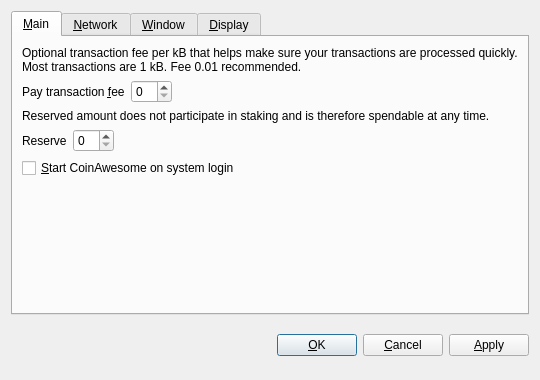
<?xml version="1.0" encoding="UTF-8"?>
<ui version="4.0">
 <class>OptionsDialog</class>
 <widget class="QDialog" name="OptionsDialog">
  <property name="geometry">
   <rect>
    <x>0</x>
    <y>0</y>
    <width>540</width>
    <height>380</height>
   </rect>
  </property>
  <property name="windowTitle">
   <string>Options</string>
  </property>
  <property name="modal">
   <bool>true</bool>
  </property>
  <layout class="QVBoxLayout" name="verticalLayout">
   <item>
    <widget class="QTabWidget" name="tabWidget">
     <property name="tabPosition">
      <enum>QTabWidget::North</enum>
     </property>
     <property name="currentIndex">
      <number>0</number>
     </property>
     <widget class="QWidget" name="tabMain">
      <attribute name="title">
       <string>&amp;Main</string>
      </attribute>
      <layout class="QVBoxLayout" name="verticalLayout_Main">
       <item>
        <widget class="QLabel" name="transactionFeeInfoLabel">
         <property name="text">
          <string>Optional transaction fee per kB that helps make sure your transactions are processed quickly. Most transactions are 1 kB. Fee 0.01 recommended.</string>
         </property>
         <property name="textFormat">
          <enum>Qt::PlainText</enum>
         </property>
         <property name="wordWrap">
          <bool>true</bool>
         </property>
        </widget>
       </item>
       <item>
        <layout class="QHBoxLayout" name="horizontalLayoutFee">
         <item>
          <widget class="QLabel" name="transactionFeeLabel">
           <property name="text">
            <string>Pay transaction &amp;fee</string>
           </property>
           <property name="textFormat">
            <enum>Qt::PlainText</enum>
           </property>
           <property name="buddy">
            <cstring>transactionFee</cstring>
           </property>
          </widget>
         </item>
         <item>
          <widget class="BitcoinAmountField" name="transactionFee"/>
         </item>
         <item>
          <spacer name="horizontalSpacerFee">
           <property name="orientation">
            <enum>Qt::Horizontal</enum>
           </property>
           <property name="sizeHint" stdset="0">
            <size>
             <width>40</width>
             <height>20</height>
            </size>
           </property>
          </spacer>
         </item>
        </layout>
       </item>
       <item>
        <widget class="QLabel" name="reserveBalanceInfoLabel">
         <property name="text">
          <string>Reserved amount does not participate in staking and is therefore spendable at any time.</string>
         </property>
         <property name="textFormat">
          <enum>Qt::PlainText</enum>
         </property>
         <property name="wordWrap">
          <bool>true</bool>
         </property>
        </widget>
       </item>
       <item>
        <layout class="QHBoxLayout" name="horizontalLayoutReserveBalance">
         <item>
          <widget class="QLabel" name="reserveBalanceLabel">
           <property name="text">
            <string>Reserve</string>
           </property>
           <property name="textFormat">
            <enum>Qt::PlainText</enum>
           </property>
           <property name="buddy">
            <cstring>reserveBalance</cstring>
           </property>
          </widget>
         </item>
         <item>
          <widget class="BitcoinAmountField" name="reserveBalance"/>
         </item>
         <item>
          <spacer name="horizontalSpacerReserveBalance">
           <property name="orientation">
            <enum>Qt::Horizontal</enum>
           </property>
           <property name="sizeHint" stdset="0">
            <size>
             <width>40</width>
             <height>20</height>
            </size>
           </property>
          </spacer>
         </item>
        </layout>
       </item>
       <item>
        <widget class="QCheckBox" name="bitcoinAtStartup">
         <property name="toolTip">
          <string>Automatically start CoinAwesome after logging in to the system.</string>
         </property>
         <property name="text">
          <string>&amp;Start CoinAwesome on system login</string>
         </property>
        </widget>
       </item>
       <item>
        <spacer name="verticalSpacer_Main">
         <property name="orientation">
          <enum>Qt::Vertical</enum>
         </property>
         <property name="sizeHint" stdset="0">
          <size>
           <width>20</width>
           <height>40</height>
          </size>
         </property>
        </spacer>
       </item>
      </layout>
     </widget>
     <widget class="QWidget" name="tabNetwork">
      <attribute name="title">
       <string>&amp;Network</string>
      </attribute>
      <layout class="QVBoxLayout" name="verticalLayout_Network">
       <item>
        <widget class="QCheckBox" name="mapPortUpnp">
         <property name="toolTip">
          <string>Automatically open the CoinAwesome client port on the router. This only works when your router supports UPnP and it is enabled.</string>
         </property>
         <property name="text">
          <string>Map port using &amp;UPnP</string>
         </property>
        </widget>
       </item>
       <item>
        <widget class="QCheckBox" name="connectSocks">
         <property name="toolTip">
          <string>Connect to the CoinAwesome network through a SOCKS proxy (e.g. when connecting through Tor).</string>
         </property>
         <property name="text">
          <string>&amp;Connect through SOCKS proxy:</string>
         </property>
        </widget>
       </item>
       <item>
        <layout class="QHBoxLayout" name="horizontalLayout_Network">
         <item>
          <widget class="QLabel" name="proxyIpLabel">
           <property name="text">
            <string>Proxy &amp;IP:</string>
           </property>
           <property name="textFormat">
            <enum>Qt::PlainText</enum>
           </property>
           <property name="buddy">
            <cstring>proxyIp</cstring>
           </property>
          </widget>
         </item>
         <item>
          <widget class="QValidatedLineEdit" name="proxyIp">
           <property name="maximumSize">
            <size>
             <width>140</width>
             <height>16777215</height>
            </size>
           </property>
           <property name="toolTip">
            <string>IP address of the proxy (e.g. 127.0.0.1)</string>
           </property>
          </widget>
         </item>
         <item>
          <widget class="QLabel" name="proxyPortLabel">
           <property name="text">
            <string>&amp;Port:</string>
           </property>
           <property name="textFormat">
            <enum>Qt::PlainText</enum>
           </property>
           <property name="buddy">
            <cstring>proxyPort</cstring>
           </property>
          </widget>
         </item>
         <item>
          <widget class="QLineEdit" name="proxyPort">
           <property name="maximumSize">
            <size>
             <width>55</width>
             <height>16777215</height>
            </size>
           </property>
           <property name="toolTip">
            <string>Port of the proxy (e.g. 9050)</string>
           </property>
          </widget>
         </item>
         <item>
          <widget class="QLabel" name="socksVersionLabel">
           <property name="text">
            <string>SOCKS &amp;Version:</string>
           </property>
           <property name="textFormat">
            <enum>Qt::PlainText</enum>
           </property>
           <property name="buddy">
            <cstring>socksVersion</cstring>
           </property>
          </widget>
         </item>
         <item>
          <widget class="QValueComboBox" name="socksVersion">
           <property name="toolTip">
            <string>SOCKS version of the proxy (e.g. 5)</string>
           </property>
          </widget>
         </item>
         <item>
          <spacer name="horizontalSpacer_Network">
           <property name="orientation">
            <enum>Qt::Horizontal</enum>
           </property>
           <property name="sizeHint" stdset="0">
            <size>
             <width>40</width>
             <height>20</height>
            </size>
           </property>
          </spacer>
         </item>
        </layout>
       </item>
       <item>
        <spacer name="verticalSpacer_Network">
         <property name="orientation">
          <enum>Qt::Vertical</enum>
         </property>
         <property name="sizeHint" stdset="0">
          <size>
           <width>20</width>
           <height>40</height>
          </size>
         </property>
        </spacer>
       </item>
      </layout>
     </widget>
     <widget class="QWidget" name="tabWindow">
      <attribute name="title">
       <string>&amp;Window</string>
      </attribute>
      <layout class="QVBoxLayout" name="verticalLayout_Window">
       <item>
        <widget class="QCheckBox" name="minimizeToTray">
         <property name="toolTip">
          <string>Show only a tray icon after minimizing the window.</string>
         </property>
         <property name="text">
          <string>&amp;Minimize to the tray instead of the taskbar</string>
         </property>
        </widget>
       </item>
       <item>
        <widget class="QCheckBox" name="minimizeOnClose">
         <property name="toolTip">
          <string>Minimize instead of exit the application when the window is closed. When this option is enabled, the application will be closed only after selecting Quit in the menu.</string>
         </property>
         <property name="text">
          <string>M&amp;inimize on close</string>
         </property>
        </widget>
       </item>
       <item>
        <spacer name="verticalSpacer_Window">
         <property name="orientation">
          <enum>Qt::Vertical</enum>
         </property>
         <property name="sizeHint" stdset="0">
          <size>
           <width>20</width>
           <height>40</height>
          </size>
         </property>
        </spacer>
       </item>
      </layout>
     </widget>
     <widget class="QWidget" name="tabDisplay">
      <attribute name="title">
       <string>&amp;Display</string>
      </attribute>
      <layout class="QVBoxLayout" name="verticalLayout_Display">
       <item>
        <layout class="QHBoxLayout" name="horizontalLayout_1_Display">
         <item>
          <widget class="QLabel" name="langLabel">
           <property name="text">
            <string>User Interface &amp;language:</string>
           </property>
           <property name="textFormat">
            <enum>Qt::PlainText</enum>
           </property>
           <property name="buddy">
            <cstring>lang</cstring>
           </property>
          </widget>
         </item>
         <item>
          <widget class="QValueComboBox" name="lang">
           <property name="toolTip">
            <string>The user interface language can be set here. This setting will take effect after restarting CoinAwesome.</string>
           </property>
          </widget>
         </item>
        </layout>
       </item>
       <item>
        <layout class="QHBoxLayout" name="horizontalLayout_2_Display">
         <item>
          <widget class="QLabel" name="unitLabel">
           <property name="text">
            <string>&amp;Unit to show amounts in:</string>
           </property>
           <property name="textFormat">
            <enum>Qt::PlainText</enum>
           </property>
           <property name="buddy">
            <cstring>unit</cstring>
           </property>
          </widget>
         </item>
         <item>
          <widget class="QValueComboBox" name="unit">
           <property name="toolTip">
            <string>Choose the default subdivision unit to show in the interface and when sending coins.</string>
           </property>
          </widget>
         </item>
        </layout>
       </item>
       <item>
        <widget class="QCheckBox" name="coinControlFeatures">
         <property name="toolTip">
          <string>Whether to show coin control features or not.</string>
         </property>
         <property name="text">
          <string>Display coin &amp;control features (experts only!)</string>
         </property>
        </widget>
       </item>
       <item>
        <widget class="QCheckBox" name="minimizeCoinAge">
         <property name="toolTip">
          <string>Whether to select the coin outputs randomly or with minimal coin age.</string>
         </property>
         <property name="text">
          <string>Minimize weight consumption (experimental)</string>
         </property>
        </widget>
       </item>
       <item>
        <widget class="QCheckBox" name="useBlackTheme">
         <property name="text">
          <string>Use black visual theme (requires restart)</string>
         </property>
        </widget>
       </item>
       <item>
        <spacer name="verticalSpacer_Display">
         <property name="orientation">
          <enum>Qt::Vertical</enum>
         </property>
         <property name="sizeHint" stdset="0">
          <size>
           <width>20</width>
           <height>40</height>
          </size>
         </property>
        </spacer>
       </item>
      </layout>
     </widget>
    </widget>
   </item>
   <item>
    <layout class="QHBoxLayout" name="horizontalLayout_Buttons">
     <item>
      <spacer name="horizontalSpacer_1">
       <property name="orientation">
        <enum>Qt::Horizontal</enum>
       </property>
       <property name="sizeHint" stdset="0">
        <size>
         <width>40</width>
         <height>48</height>
        </size>
       </property>
      </spacer>
     </item>
     <item>
      <widget class="QLabel" name="statusLabel">
       <property name="font">
        <font>
         <weight>75</weight>
         <bold>true</bold>
        </font>
       </property>
       <property name="text">
        <string/>
       </property>
       <property name="textFormat">
        <enum>Qt::PlainText</enum>
       </property>
       <property name="wordWrap">
        <bool>true</bool>
       </property>
      </widget>
     </item>
     <item>
      <spacer name="horizontalSpacer_2">
       <property name="orientation">
        <enum>Qt::Horizontal</enum>
       </property>
       <property name="sizeHint" stdset="0">
        <size>
         <width>40</width>
         <height>48</height>
        </size>
       </property>
      </spacer>
     </item>
     <item>
      <widget class="QPushButton" name="okButton">
       <property name="text">
        <string>&amp;OK</string>
       </property>
      </widget>
     </item>
     <item>
      <widget class="QPushButton" name="cancelButton">
       <property name="text">
        <string>&amp;Cancel</string>
       </property>
       <property name="autoDefault">
        <bool>false</bool>
       </property>
      </widget>
     </item>
     <item>
      <widget class="QPushButton" name="applyButton">
       <property name="text">
        <string>&amp;Apply</string>
       </property>
       <property name="autoDefault">
        <bool>false</bool>
       </property>
      </widget>
     </item>
    </layout>
   </item>
  </layout>
 </widget>
 <customwidgets>
  <customwidget>
   <class>BitcoinAmountField</class>
   <extends>QSpinBox</extends>
   <header>bitcoinamountfield.h</header>
  </customwidget>
  <customwidget>
   <class>QValueComboBox</class>
   <extends>QComboBox</extends>
   <header>qvaluecombobox.h</header>
  </customwidget>
  <customwidget>
   <class>QValidatedLineEdit</class>
   <extends>QLineEdit</extends>
   <header>qvalidatedlineedit.h</header>
  </customwidget>
 </customwidgets>
 <resources/>
 <connections/>
</ui>
